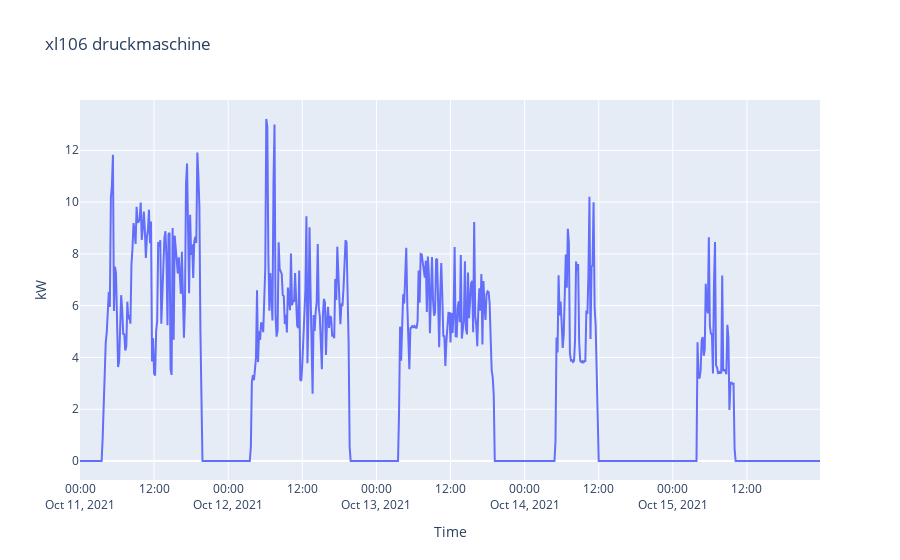

The notebook cell this image was saved under:
### Code cell
px.line(
    x=df.index, y=df.kw, 
    title='xl106 druckmaschine',
    labels={
        'x': 'Time',
        'y': 'kW'
    },
    markers=False)

### Figure 1 — Plotly figure (JSON) as saved in the notebook; plotly's stock layout.template omitted (floating-point values rounded to 4 significant figures; data arrays with more than 128 entries replaced by an {"elided": "..."} marker saying what was removed)
{"data": [{"hovertemplate": "Time=%{x}<br>kW=%{y}<extra></extra>", "legendgroup": "", "line": {"color": "#636efa", "dash": "solid"}, "marker": {"symbol": "circle"}, "mode": "lines", "name": "", "orientation": "v", "showlegend": false, "type": "scatter", "x": {"elided": "720 str values"}, "xaxis": "x", "y": {"elided": "720 float values"}, "yaxis": "y"}], "layout": {"legend": {"tracegroupgap": 0}, "title": {"text": "xl106 druckmaschine"}, "xaxis": {"anchor": "y", "domain": [0, 1], "title": {"text": "Time"}}, "yaxis": {"anchor": "x", "domain": [0, 1], "title": {"text": "kW"}}}}
